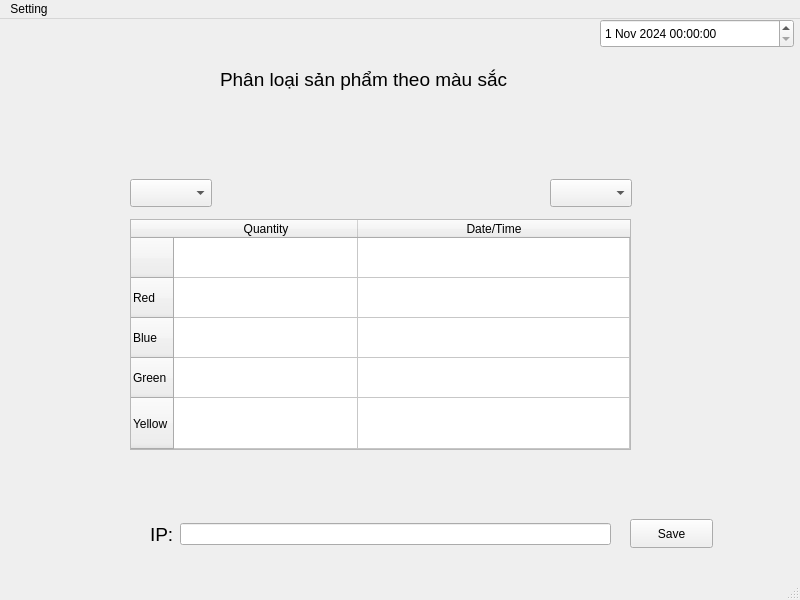
<?xml version="1.0" encoding="UTF-8"?>
<ui version="4.0">
 <class>MainWindow</class>
 <widget class="QMainWindow" name="MainWindow">
  <property name="geometry">
   <rect>
    <x>0</x>
    <y>0</y>
    <width>800</width>
    <height>600</height>
   </rect>
  </property>
  <property name="windowTitle">
   <string>MainWindow</string>
  </property>
  <widget class="QWidget" name="centralwidget">
   <widget class="QComboBox" name="comboBox">
    <property name="geometry">
     <rect>
      <x>550</x>
      <y>160</y>
      <width>82</width>
      <height>28</height>
     </rect>
    </property>
   </widget>
   <widget class="QComboBox" name="comboBox_2">
    <property name="geometry">
     <rect>
      <x>130</x>
      <y>160</y>
      <width>82</width>
      <height>28</height>
     </rect>
    </property>
   </widget>
   <widget class="QLabel" name="label">
    <property name="geometry">
     <rect>
      <x>220</x>
      <y>10</y>
      <width>361</width>
      <height>101</height>
     </rect>
    </property>
    <property name="text">
     <string>&lt;html&gt;&lt;head/&gt;&lt;body&gt;&lt;p&gt;&lt;span style=&quot; font-size:14pt;&quot;&gt;Phân loại sản phẩm theo màu sắc &lt;/span&gt;&lt;/p&gt;&lt;/body&gt;&lt;/html&gt;</string>
    </property>
   </widget>
   <widget class="QPushButton" name="pushButton">
    <property name="geometry">
     <rect>
      <x>630</x>
      <y>500</y>
      <width>83</width>
      <height>29</height>
     </rect>
    </property>
    <property name="text">
     <string>Save</string>
    </property>
   </widget>
   <widget class="QTableWidget" name="tableWidget">
    <property name="geometry">
     <rect>
      <x>130</x>
      <y>200</y>
      <width>501</width>
      <height>231</height>
     </rect>
    </property>
    <attribute name="horizontalHeaderMinimumSectionSize">
     <number>25</number>
    </attribute>
    <attribute name="horizontalHeaderDefaultSectionSize">
     <number>184</number>
    </attribute>
    <attribute name="horizontalHeaderShowSortIndicator" stdset="0">
     <bool>true</bool>
    </attribute>
    <attribute name="horizontalHeaderStretchLastSection">
     <bool>true</bool>
    </attribute>
    <attribute name="verticalHeaderCascadingSectionResizes">
     <bool>false</bool>
    </attribute>
    <attribute name="verticalHeaderMinimumSectionSize">
     <number>24</number>
    </attribute>
    <attribute name="verticalHeaderDefaultSectionSize">
     <number>40</number>
    </attribute>
    <attribute name="verticalHeaderShowSortIndicator" stdset="0">
     <bool>false</bool>
    </attribute>
    <attribute name="verticalHeaderStretchLastSection">
     <bool>true</bool>
    </attribute>
    <row>
     <property name="text">
      <string/>
     </property>
    </row>
    <row>
     <property name="text">
      <string>Red</string>
     </property>
    </row>
    <row>
     <property name="text">
      <string>Blue</string>
     </property>
    </row>
    <row>
     <property name="text">
      <string>Green</string>
     </property>
    </row>
    <row>
     <property name="text">
      <string>Yellow</string>
     </property>
    </row>
    <column>
     <property name="text">
      <string>Quantity</string>
     </property>
    </column>
    <column>
     <property name="text">
      <string>Date/Time</string>
     </property>
    </column>
   </widget>
   <widget class="QDateTimeEdit" name="dateTimeEdit">
    <property name="geometry">
     <rect>
      <x>600</x>
      <y>0</y>
      <width>194</width>
      <height>29</height>
     </rect>
    </property>
    <property name="dateTime">
     <datetime>
      <hour>0</hour>
      <minute>0</minute>
      <second>0</second>
      <year>2024</year>
      <month>11</month>
      <day>1</day>
     </datetime>
    </property>
   </widget>
   <widget class="QWidget" name="layoutWidget">
    <property name="geometry">
     <rect>
      <x>150</x>
      <y>490</y>
      <width>461</width>
      <height>51</height>
     </rect>
    </property>
    <layout class="QHBoxLayout" name="horizontalLayout">
     <item>
      <widget class="QLabel" name="label_2">
       <property name="text">
        <string>&lt;html&gt;&lt;head/&gt;&lt;body&gt;&lt;p&gt;&lt;span style=&quot; font-size:14pt;&quot;&gt;                  IP:&lt;/span&gt;&lt;/p&gt;&lt;/body&gt;&lt;/html&gt;</string>
       </property>
      </widget>
     </item>
     <item>
      <widget class="QLineEdit" name="ip"/>
     </item>
    </layout>
   </widget>
  </widget>
  <widget class="QMenuBar" name="menubar">
   <property name="geometry">
    <rect>
     <x>0</x>
     <y>0</y>
     <width>800</width>
     <height>25</height>
    </rect>
   </property>
   <widget class="QMenu" name="menuSetting">
    <property name="title">
     <string>Setting</string>
    </property>
    <addaction name="actionStart"/>
    <addaction name="actionStop"/>
    <addaction name="actionSave"/>
    <addaction name="actionConnection"/>
   </widget>
   <addaction name="menuSetting"/>
  </widget>
  <widget class="QStatusBar" name="statusbar"/>
  <action name="actionStart">
   <property name="text">
    <string>Start</string>
   </property>
  </action>
  <action name="actionStop">
   <property name="text">
    <string>Stop</string>
   </property>
  </action>
  <action name="actionSave">
   <property name="text">
    <string>Save</string>
   </property>
  </action>
  <action name="actionConnection">
   <property name="text">
    <string>Connection</string>
   </property>
  </action>
 </widget>
 <resources/>
 <connections/>
</ui>
